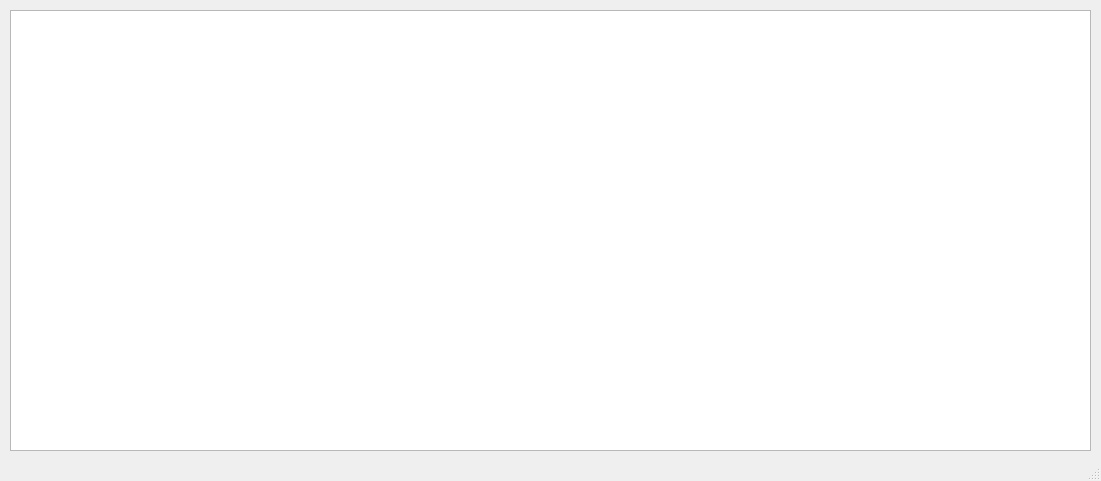
<?xml version="1.0" encoding="UTF-8"?>
<ui version="4.0">
 <class>MainWindow</class>
 <widget class="QMainWindow" name="MainWindow">
  <property name="geometry">
   <rect>
    <x>0</x>
    <y>0</y>
    <width>1101</width>
    <height>481</height>
   </rect>
  </property>
  <property name="windowTitle">
   <string>coffee</string>
  </property>
  <widget class="QWidget" name="centralwidget">
   <widget class="QTableWidget" name="tableWidget">
    <property name="geometry">
     <rect>
      <x>10</x>
      <y>10</y>
      <width>1081</width>
      <height>441</height>
     </rect>
    </property>
   </widget>
  </widget>
  <widget class="QStatusBar" name="statusbar"/>
 </widget>
 <resources/>
 <connections/>
</ui>
